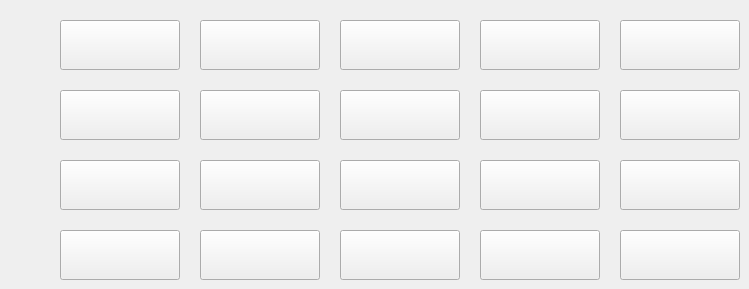
      <widget class="QWidget" name="tab_10">
       <attribute name="title">
        <string>Page 2</string>
       </attribute>
       <widget class="QPushButton" name="pushButton_121">
        <property name="geometry">
         <rect>
          <x>620</x>
          <y>20</y>
          <width>120</width>
          <height>50</height>
         </rect>
        </property>
        <property name="text">
         <string/>
        </property>
       </widget>
       <widget class="QPushButton" name="pushButton_122">
        <property name="geometry">
         <rect>
          <x>60</x>
          <y>90</y>
          <width>120</width>
          <height>50</height>
         </rect>
        </property>
        <property name="text">
         <string/>
        </property>
       </widget>
       <widget class="QPushButton" name="pushButton_123">
        <property name="geometry">
         <rect>
          <x>480</x>
          <y>230</y>
          <width>120</width>
          <height>50</height>
         </rect>
        </property>
        <property name="text">
         <string/>
        </property>
       </widget>
       <widget class="QPushButton" name="pushButton_124">
        <property name="geometry">
         <rect>
          <x>340</x>
          <y>20</y>
          <width>120</width>
          <height>50</height>
         </rect>
        </property>
        <property name="text">
         <string/>
        </property>
       </widget>
       <widget class="QPushButton" name="pushButton_125">
        <property name="geometry">
         <rect>
          <x>200</x>
          <y>20</y>
          <width>120</width>
          <height>50</height>
         </rect>
        </property>
        <property name="text">
         <string/>
        </property>
       </widget>
       <widget class="QPushButton" name="pushButton_126">
        <property name="geometry">
         <rect>
          <x>340</x>
          <y>160</y>
          <width>120</width>
          <height>50</height>
         </rect>
        </property>
        <property name="text">
         <string/>
        </property>
       </widget>
       <widget class="QPushButton" name="pushButton_127">
        <property name="geometry">
         <rect>
          <x>620</x>
          <y>160</y>
          <width>120</width>
          <height>50</height>
         </rect>
        </property>
        <property name="text">
         <string/>
        </property>
       </widget>
       <widget class="QPushButton" name="pushButton_128">
        <property name="geometry">
         <rect>
          <x>200</x>
          <y>160</y>
          <width>120</width>
          <height>50</height>
         </rect>
        </property>
        <property name="text">
         <string/>
        </property>
       </widget>
       <widget class="QPushButton" name="pushButton_129">
        <property name="geometry">
         <rect>
          <x>200</x>
          <y>90</y>
          <width>120</width>
          <height>50</height>
         </rect>
        </property>
        <property name="text">
         <string/>
        </property>
       </widget>
       <widget class="QPushButton" name="pushButton_130">
        <property name="geometry">
         <rect>
          <x>620</x>
          <y>90</y>
          <width>120</width>
          <height>50</height>
         </rect>
        </property>
        <property name="text">
         <string/>
        </property>
       </widget>
       <widget class="QPushButton" name="pushButton_131">
        <property name="geometry">
         <rect>
          <x>200</x>
          <y>230</y>
          <width>120</width>
          <height>50</height>
         </rect>
        </property>
        <property name="text">
         <string/>
        </property>
       </widget>
       <widget class="QPushButton" name="pushButton_132">
        <property name="geometry">
         <rect>
          <x>480</x>
          <y>160</y>
          <width>120</width>
          <height>50</height>
         </rect>
        </property>
        <property name="text">
         <string/>
        </property>
       </widget>
       <widget class="QPushButton" name="pushButton_133">
        <property name="geometry">
         <rect>
          <x>480</x>
          <y>90</y>
          <width>120</width>
          <height>50</height>
         </rect>
        </property>
        <property name="text">
         <string/>
        </property>
       </widget>
       <widget class="QPushButton" name="pushButton_134">
        <property name="geometry">
         <rect>
          <x>620</x>
          <y>230</y>
          <width>120</width>
          <height>50</height>
         </rect>
        </property>
        <property name="text">
         <string/>
        </property>
       </widget>
       <widget class="QPushButton" name="pushButton_135">
        <property name="geometry">
         <rect>
          <x>480</x>
          <y>20</y>
          <width>120</width>
          <height>50</height>
         </rect>
        </property>
        <property name="text">
         <string/>
        </property>
       </widget>
       <widget class="QPushButton" name="pushButton_136">
        <property name="geometry">
         <rect>
          <x>60</x>
          <y>20</y>
          <width>120</width>
          <height>50</height>
         </rect>
        </property>
        <property name="text">
         <string/>
        </property>
       </widget>
       <widget class="QPushButton" name="pushButton_137">
        <property name="geometry">
         <rect>
          <x>340</x>
          <y>90</y>
          <width>120</width>
          <height>50</height>
         </rect>
        </property>
        <property name="text">
         <string/>
        </property>
       </widget>
       <widget class="QPushButton" name="pushButton_138">
        <property name="geometry">
         <rect>
          <x>60</x>
          <y>160</y>
          <width>120</width>
          <height>50</height>
         </rect>
        </property>
        <property name="text">
         <string/>
        </property>
       </widget>
       <widget class="QPushButton" name="pushButton_139">
        <property name="geometry">
         <rect>
          <x>60</x>
          <y>230</y>
          <width>120</width>
          <height>50</height>
         </rect>
        </property>
        <property name="text">
         <string/>
        </property>
       </widget>
       <widget class="QPushButton" name="pushButton_140">
        <property name="geometry">
         <rect>
          <x>340</x>
          <y>230</y>
          <width>120</width>
          <height>50</height>
         </rect>
        </property>
        <property name="text">
         <string/>
        </property>
       </widget>
      </widget>
